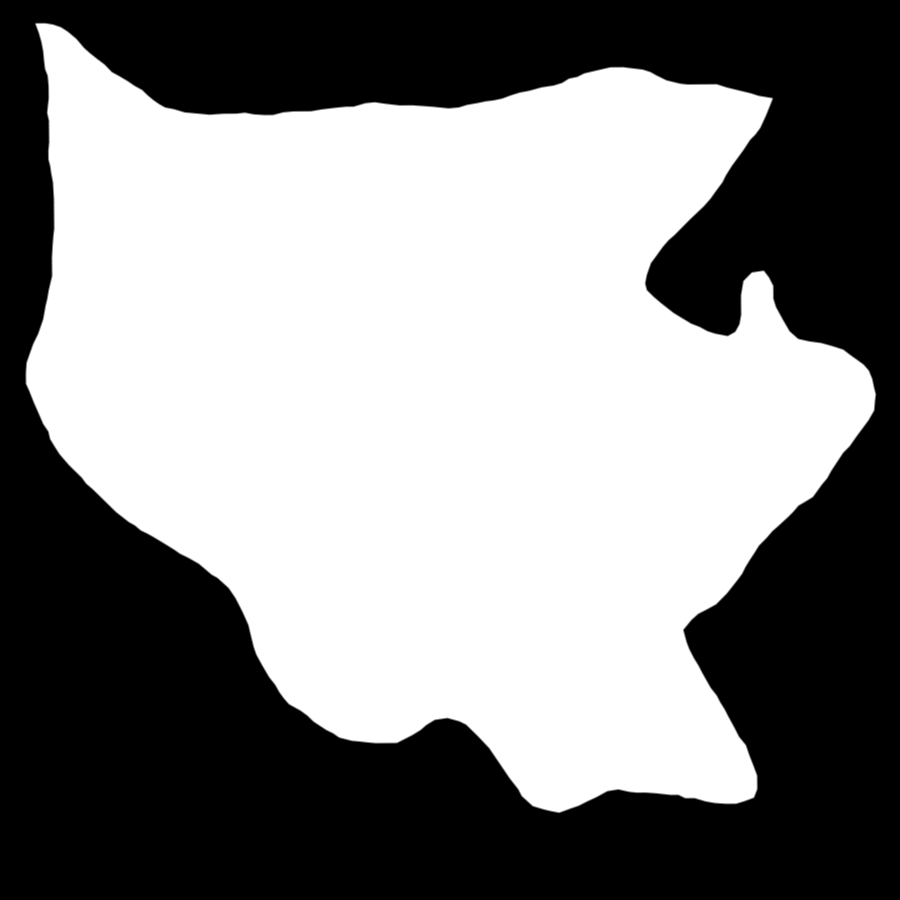
#> input picture Assets/Mask.tif, 900 x 900 px
$ python CalculateArea.py
#> lines starting #> are read from the running program, lines starting #| are printed output that depends on the picture; after the words box and inside, x2 and y2 are one past the last pixel; in counts of white or black regions, pixels touching at a corner belong together
### RasterCalculationTools.py
# -*- coding: utf-8 -*-
"""
本项目运行环境为\n
python3.5.4-amd64,\n
opencv_python-3.4.0-cp35-win_amd64,\n
gdal-2.2.4-cp35-win-amd64\n

@author 王墨白
@date 2018-04-15
@brief 遥感栅格图像计算库
"""

from osgeo import gdal_array as ga
import numpy as np
from PIL import Image, ImageEnhance
import cv2

# [70 lines left out: functions loadBand, saveGTiff, fixAnomoly, stretchEnhance, PILEnhance, not called in this run]


def float64ToInt(ndarray):
    return ndarray.astype(int)


def binaryPixels(ndarray, color):
    """
    计算二值化后图像目标区域像素点数\n
    参数：\n
    ndarray - (ndarray)二值化图像的数组\n
    color - (int)需要提取面积的颜色(0 或 255)\n
    返回值：\n
    (int)像素个数\n
    下一步可用：\n
    pixelToArea() 将像素转换为面积
    """
    area = 0
    info = ndarray.shape
    # print(height, width)
    for i in range(info[0]):
        for j in range(info[1]):
            if (ndarray[i, j] == int(color)):
                area += 1
    return area

def imgToBinary(img, threshold):
    """
    将cv2读取到的图像(ndarray格式)处理成二值图像\n
    参数：\n
    img - (ndarray)格式的图像(可彩可灰)\n
    threshold - (int)二值化的阈值\n
    返回值：\n
    (ndarray)二值化处理后的图像\n
    下一步可用：\n
    binaryPixels() 计算二值化目标像素点个数
    """
    if(len(img.shape)==3):
        img = cv2.cvtColor(img, cv2.COLOR_RGB2GRAY)
    ret, bi = cv2.threshold(img, threshold, 255, cv2.THRESH_BINARY)
    return bi

# [14 lines left out: function bandMerge, not called in this run]

def pixelToArea(binaryPixels):
    """
    将像素点数转化为面积(m^2), 根据landsat8数据可知分辨率为30米\n
    参数：\n
    binaryPixels - 可直接传入binaryPixels函数的返回值,并与imgToBinary连用\n
    返回值：\n
    (int)面积(单位：平方米)\n
    用法：\n
    Area = pixelToArea(binaryPixels(imgToBinary(img, 51), 0))\n
    Area = pixelToArea(binaryPixels(imgToBinary(img, 125), 255))\n
    """
    return binaryPixels*900

### CalculateArea.py
import RasterCalculationTools as rc
import cv2

mask = cv2.imread("Assets/Mask.tif")
#> mask is the input picture: shape (900, 900, 3); min 0, max 255, mean 134.6
maskArea = rc.pixelToArea(rc.binaryPixels(rc.imgToBinary(mask, 100), 255))
#> in imgToBinary, `ret, bi = cv2.threshold(img, threshold, 255, cv2.THRESH_BINARY)`: bi: shape (900, 900); 52.8% white; 1 black region, box (x1, y1, x2, y2) and area: (0, 0, 900, 900) 382001
#> in imgToBinary, `ret, bi = cv2.threshold(img, threshold, 255, cv2.THRESH_BINARY)`: ret = 100
#> in binaryPixels, `area = 0`: area = 0
#> after the loop in binaryPixels, `for i in range(info[0]):`: area = 427999
#> maskArea = 385199100
print("KaiFeng Area: "+str(maskArea/1000000)+" km^2")
#| KaiFeng Area: 385.1991 km^2
maskedOutArea = rc.pixelToArea(rc.binaryPixels(rc.imgToBinary(mask, 100), 0))
#> maskedOutArea = 343800900


ndbi = cv2.imread("img/NDBI.TIF")
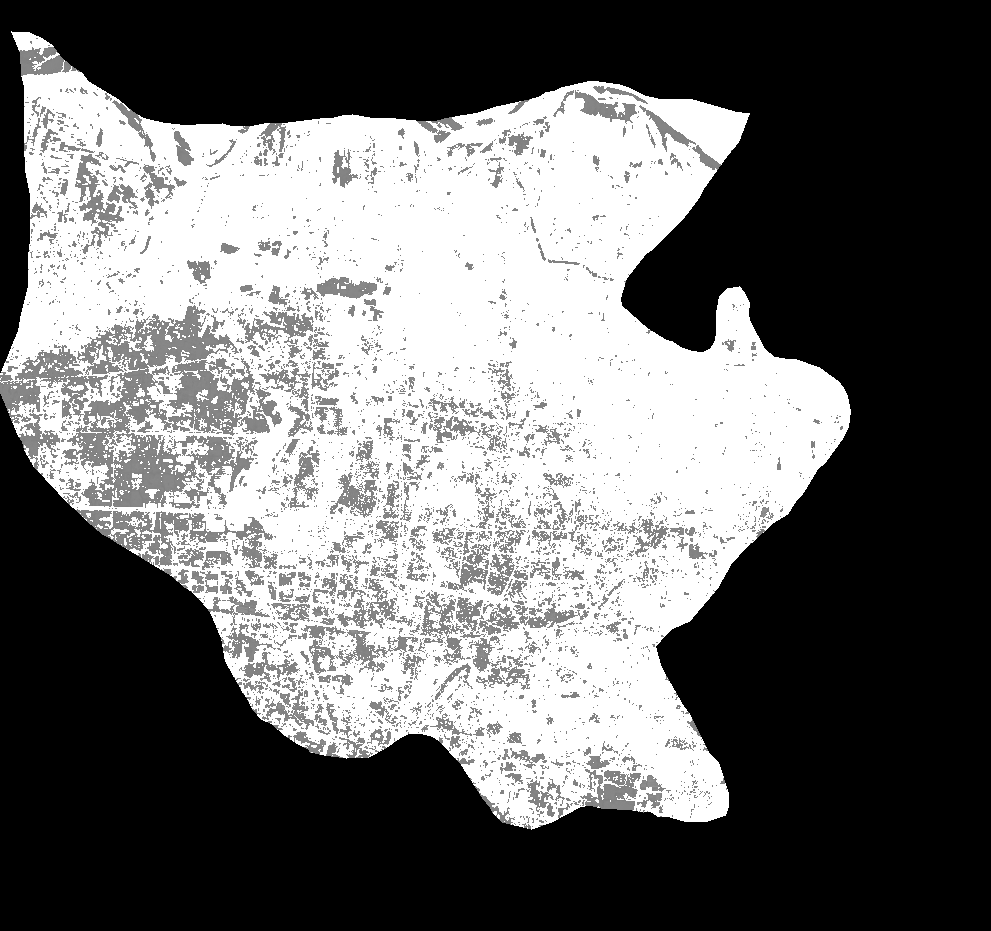
#> input picture img/NDBI.TIF, 991 x 931 px
#> ndbi is the input picture: shape (931, 991, 3); min 0, max 255, mean 106.5
NDBIArea = rc.pixelToArea(rc.binaryPixels(rc.imgToBinary(ndbi, 200), 0)) - maskedOutArea
#> call 3 of imgToBinary, with threshold = 200
#> in imgToBinary (call 3), `ret, bi = cv2.threshold(img, threshold, 255, cv2.THRESH_BINARY)`:
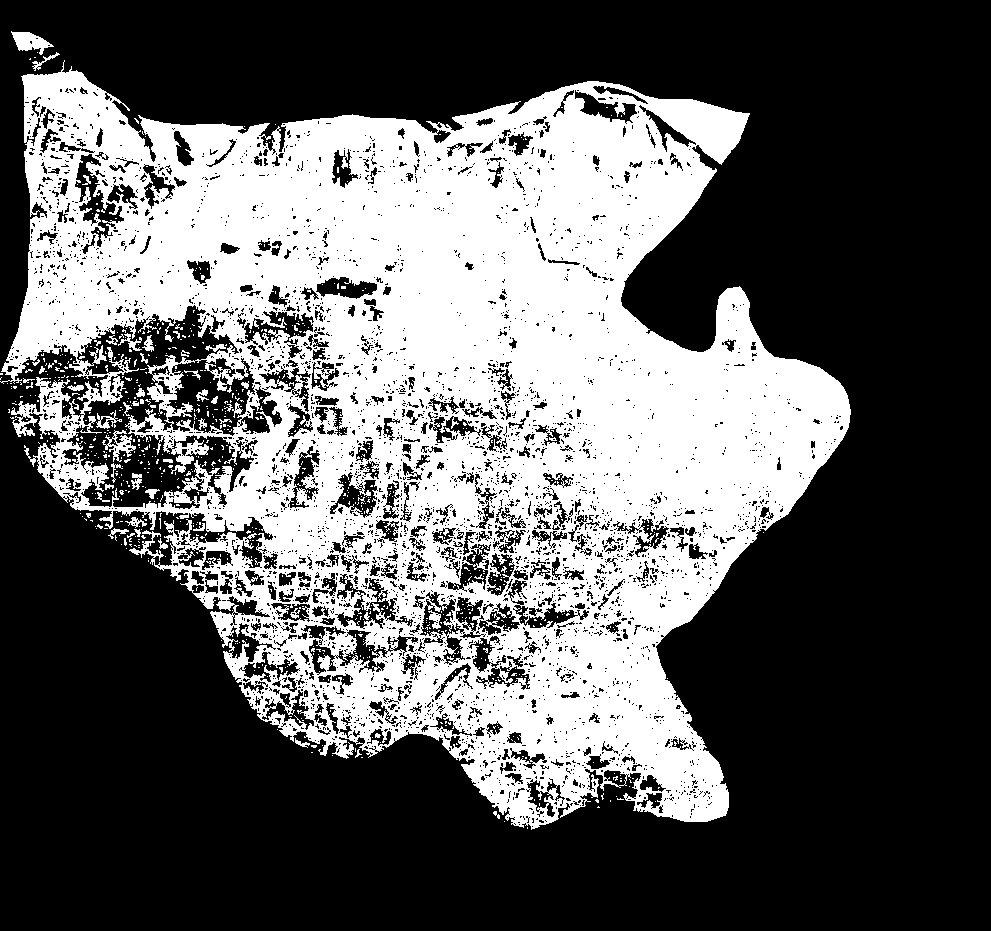
#> bi: shape (931, 991); 36.7% white; 913 white regions (862 under 20 px), largest, box (x1, y1, x2, y2) and area: (0, 60, 851, 830) 332269, (11, 31, 54, 55) 520, (102, 430, 136, 462) 394
#> in imgToBinary (call 3), `ret, bi = cv2.threshold(img, threshold, 255, cv2.THRESH_BINARY)`: ret = 200
#> NDBIArea = 181964700
print("Building Area: "+str(NDBIArea/1000000)+" km^2")
#| Building Area: 181.9647 km^2

ndwi = cv2.imread("img/NDWI.TIF")
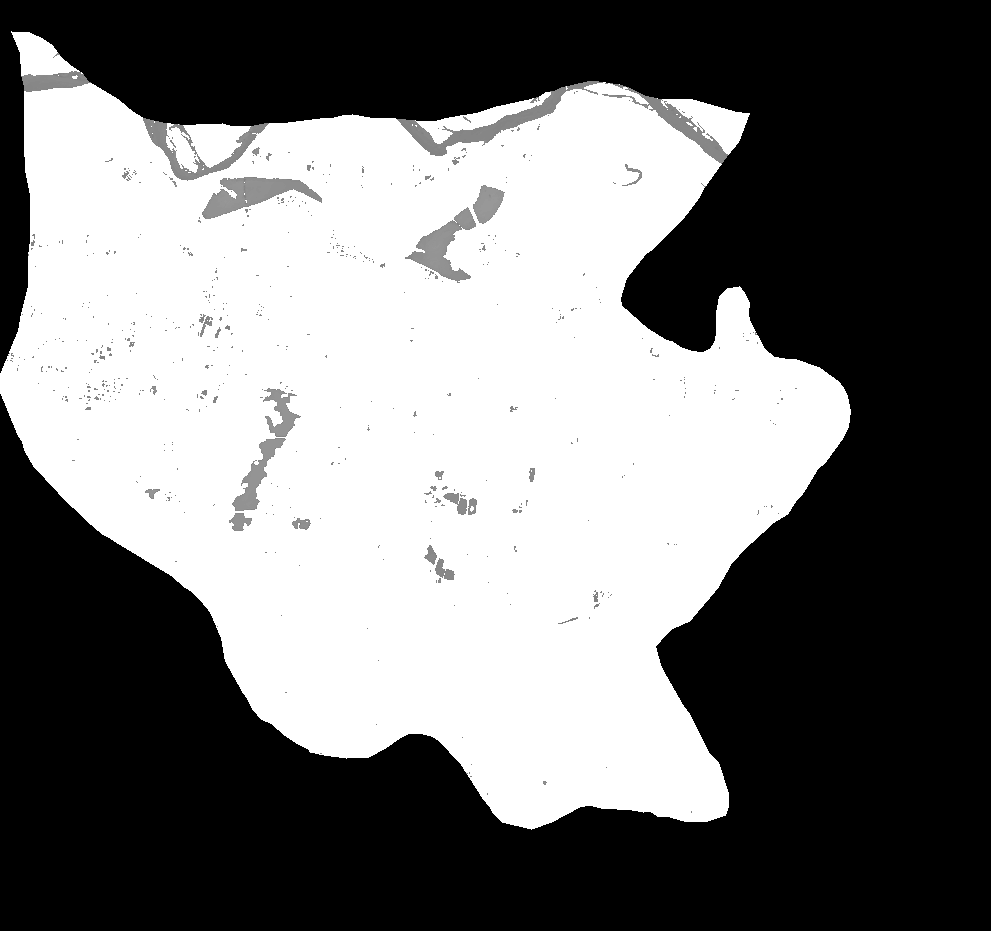
#> input picture img/NDWI.TIF, 991 x 931 px
#> ndwi is the input picture: shape (931, 991, 3); min 0, max 255, mean 116.7
NDWIArea = rc.pixelToArea(rc.binaryPixels(rc.imgToBinary(ndwi, 200), 0)) - maskedOutArea
#> call 4 of imgToBinary, with threshold = 200
#> in imgToBinary (call 4), `ret, bi = cv2.threshold(img, threshold, 255, cv2.THRESH_BINARY)`:
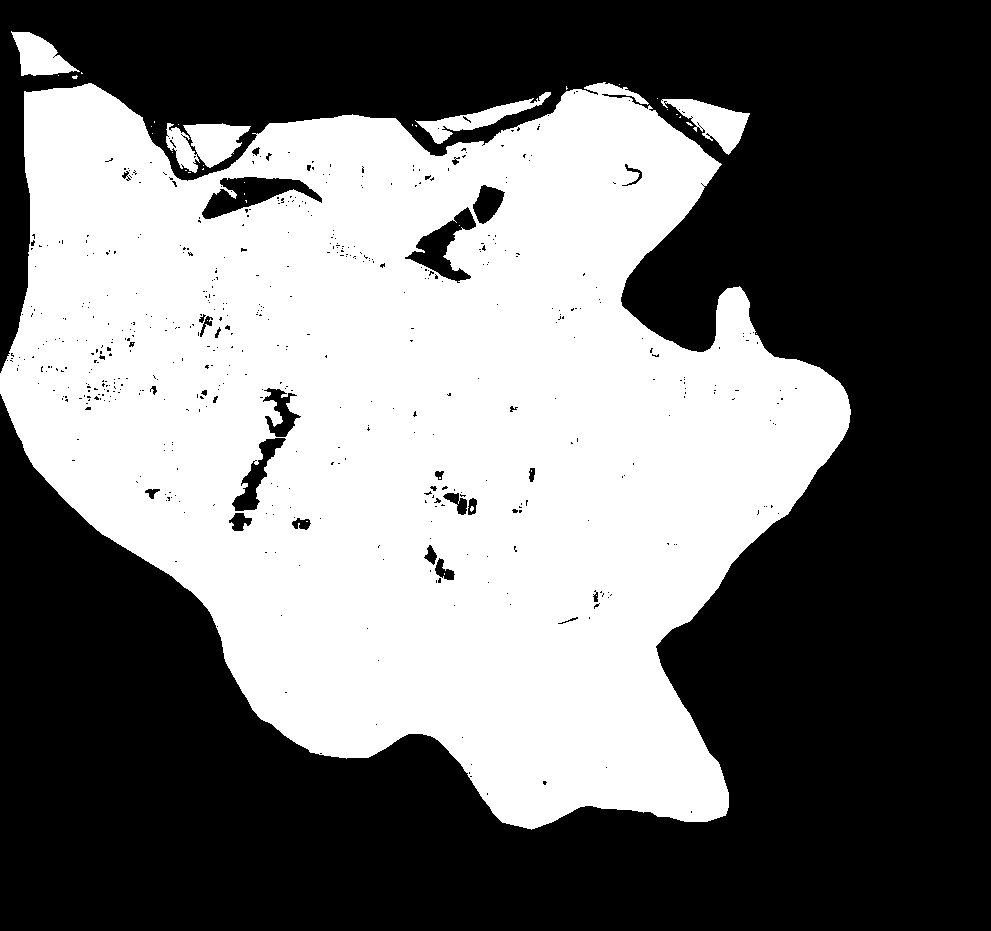
#> bi: shape (931, 991); 44.7% white; 39 white regions (34 under 20 px), largest, box (x1, y1, x2, y2) and area: (0, 82, 851, 830) 404547, (166, 123, 251, 173) 2556, (661, 99, 750, 155) 2136, (415, 92, 551, 144) 1727, (11, 31, 80, 76) 1677
#> NDWIArea = 115083900
print("Water Area: "+str(NDWIArea/1000000)+" km^2")
#| Water Area: 115.0839 km^2

cv2.imwrite("TestNDBIbina.tif", rc.imgToBinary(ndbi, 200))
cv2.imwrite("TestNDWIbina.tif", rc.imgToBinary(ndwi, 200))
